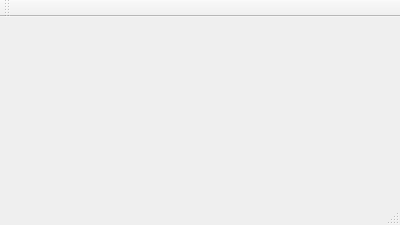
<?xml version="1.0" encoding="UTF-8"?>
<ui version="4.0">
 <class>MainWindow</class>
 <widget class="QMainWindow" name="MainWindow">
  <property name="geometry">
   <rect>
    <x>0</x>
    <y>0</y>
    <width>400</width>
    <height>225</height>
   </rect>
  </property>
  <property name="windowTitle">
   <string>MainWindow</string>
  </property>
  <widget class="QWidget" name="centralWidget"/>
  <widget class="QMenuBar" name="menuBar">
   <property name="geometry">
    <rect>
     <x>0</x>
     <y>0</y>
     <width>400</width>
     <height>26</height>
    </rect>
   </property>
  </widget>
  <widget class="QToolBar" name="mainToolBar">
   <attribute name="toolBarArea">
    <enum>TopToolBarArea</enum>
   </attribute>
   <attribute name="toolBarBreak">
    <bool>false</bool>
   </attribute>
  </widget>
  <widget class="QStatusBar" name="statusBar"/>
 </widget>
 <layoutdefault spacing="6" margin="11"/>
 <resources/>
 <connections/>
</ui>
